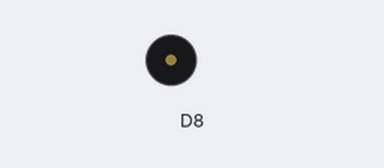
This sketch was run on a simulated ESP8266 (NodeMCU). On the bench: buzzer (waves = sounding).

Above: at 0.2 s.
At 2.2 s:
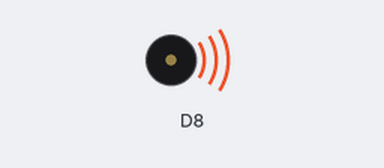
Timing chart, 0 to 3.0 s (numbered marks = the images above):
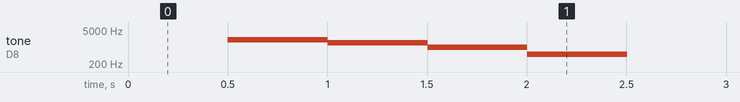

Measured:
- by itself, tone on D8: plays 2000 Hz for 0.50 s, 1500 Hz for 0.50 s, 1000 Hz for 0.50 s, 500 Hz for 0.50 s

The sketch:

tg_log.ino
```cpp
//Пин, к которому подключен пьезодинамик.
int piezoPin = 3;

struct {
  int len = 0;
  int cur = 0;
  int *times;
  int *tones;
} piezo;

int tones_1[] = {1000,3000,1000,2000,1000,3000,1000,2000};
int times_1[] = {500,500,500,500,500,500,500,500};

int tones_2[] = {500,1000,1500};
int times_2[] = {500,500,500};

int tones_3[] = {2000,1500,1000,500};
int times_3[] = {500,500,500,500};
void setup() {
 Serial.begin(115200);


//   piezo_set(8,times_1,tones_1);
//   piezo_set(3,times_2,tones_2);
   piezo_set(4,times_3,tones_3);
}

void loop() {


  piezo_tick();


}

void piezo_set(int len, int times[], int tones[]){
  piezo.len = len;
  piezo.times = times;
  piezo.tones = tones;
  piezo.cur = 0;


}

void piezo_tick(){
  static uint32_t piezo_timer;
  if (piezo.cur < piezo.len && millis() - piezo_timer > piezo.times[piezo.cur]) {

    piezo_timer = millis();
    tone(D8, piezo.tones[piezo.cur], piezo.times[piezo.cur]);
    piezo.cur++;
//  piezo.times& = piezo.times[1];
  }}
```
